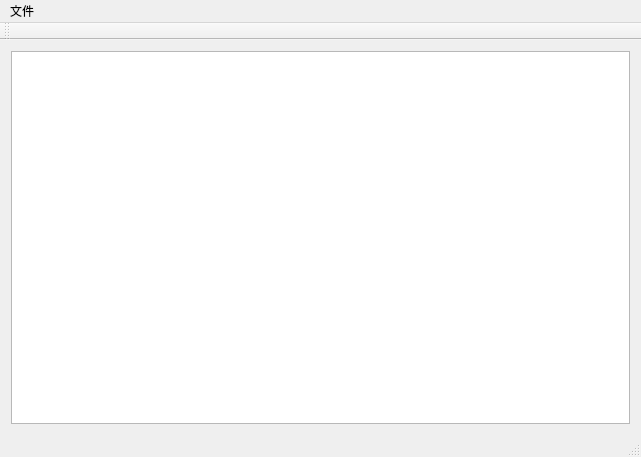
<?xml version="1.0" encoding="UTF-8"?>
<ui version="4.0">
 <class>MainWindow</class>
 <widget class="QMainWindow" name="MainWindow">
  <property name="geometry">
   <rect>
    <x>0</x>
    <y>0</y>
    <width>641</width>
    <height>457</height>
   </rect>
  </property>
  <property name="windowTitle">
   <string>MainWindow</string>
  </property>
  <widget class="QWidget" name="centralWidget">
   <layout class="QHBoxLayout" name="horizontalLayout">
    <item>
     <widget class="QTableWidget" name="tableWidget">
      <property name="editTriggers">
       <set>QAbstractItemView::NoEditTriggers</set>
      </property>
     </widget>
    </item>
   </layout>
  </widget>
  <widget class="QMenuBar" name="menuBar">
   <property name="geometry">
    <rect>
     <x>0</x>
     <y>0</y>
     <width>641</width>
     <height>23</height>
    </rect>
   </property>
   <widget class="QMenu" name="menu">
    <property name="title">
     <string>文件</string>
    </property>
    <addaction name="selFolder"/>
   </widget>
   <addaction name="menu"/>
  </widget>
  <widget class="QToolBar" name="mainToolBar">
   <attribute name="toolBarArea">
    <enum>TopToolBarArea</enum>
   </attribute>
   <attribute name="toolBarBreak">
    <bool>false</bool>
   </attribute>
  </widget>
  <widget class="QStatusBar" name="statusBar"/>
  <action name="selFolder">
   <property name="text">
    <string>选择文件夹</string>
   </property>
  </action>
 </widget>
 <layoutdefault spacing="6" margin="11"/>
 <resources/>
 <connections/>
</ui>
